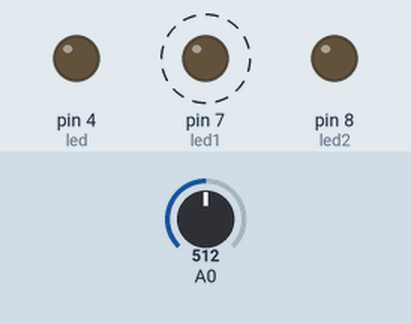
Simulated run of this sketch. Board: Arduino Uno, built with avr-gcc and run on an emulated ATmega328P. Shown: output pins drawn as LEDs (lit = HIGH). Dashed ring = blinking. Inputs (shaded band) come from the test bench; at power-on: A0 = 512. What the sketch prints to the serial monitor is not drawn.

Above: at 0.05 s.
Timing chart, 0 to 3.0 s (numbered marks = the images above):
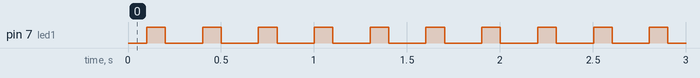

Measured:
- by itself, pin 7 (led1): alternates HIGH for 0.10 s and LOW for 0.20 s

The sketch:

ldr-araduino.ino
```cpp
int led = 4;
int led1=7;
int led2=8;

int threshold = 600; //Change This
int volume=A0;

void setup()
{
  Serial.begin(9600); // Serial port begin
  pinMode(led, OUTPUT);
  pinMode(led1,OUTPUT);
  pinMode(led2,OUTPUT);
}

void loop() {

  volume = analogRead(A0); // Reads the value from the Analog PIN A0

    //Serial print level

    Serial.println(volume);
    delay(100);

  if(volume>=threshold)
  {

  digitalWrite(led1,LOW);
  delay(100);
  digitalWrite(led1,HIGH);
  delay(100);
  }
  else{
    digitalWrite(led1, HIGH);
    delay(100);
    digitalWrite(led1,LOW);
    delay(100);
    //3digitalWrite(led2,HIGH);// Turn OFF Led
  }

}
```
